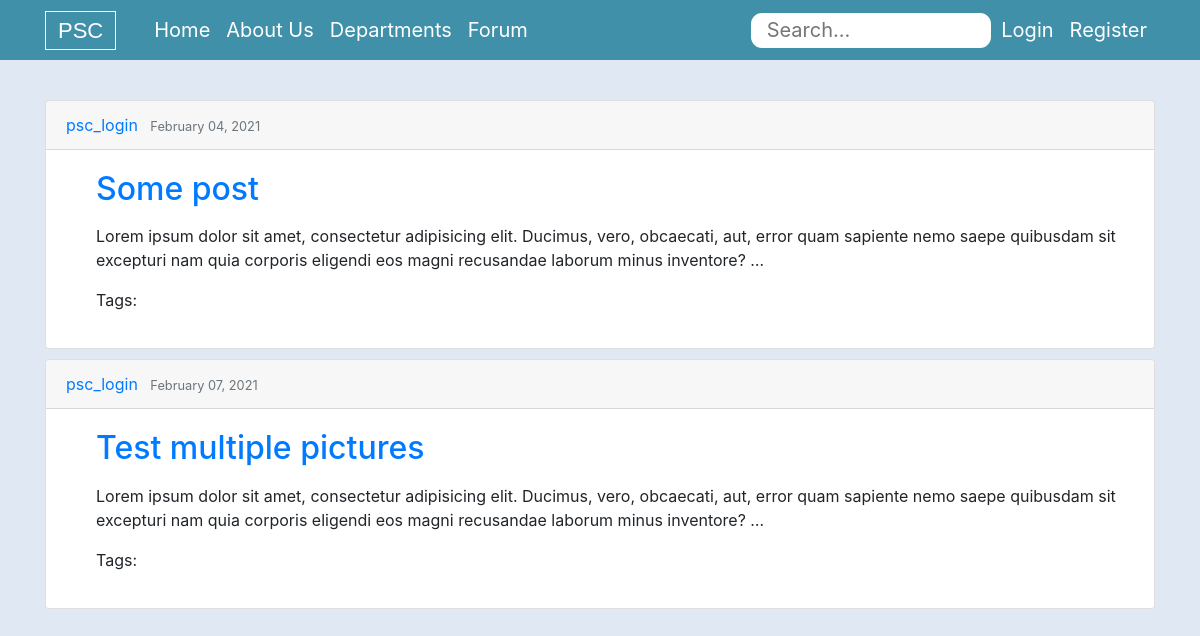
The app's page /departments/2/3 with its own data.
### forum/models.py (models this page shows, shortened)
class Post(models.Model):
    STATUS_CHOICES = (
        ('draft', 'Draft'),
        ('published', 'Published'),
    )
    subject_name = models.ForeignKey(Subject, on_delete=models.CASCADE, related_name='posts', default=1)
    title = models.CharField(max_length=250)
    slug = models.SlugField(max_length=250, unique_for_date='publish')
    author = models.ForeignKey(User, on_delete=models.CASCADE, related_name='blog_posts')
    body = models.TextField()
    publish = models.DateTimeField(default=timezone.now)
    created = models.DateTimeField(auto_now_add=True)
    updated = models.DateTimeField(auto_now=True)
    status = models.CharField(max_length=10,choices=STATUS_CHOICES, default='draft')
    objects = models.Manager() #default manager
    published = PublishedManager() #Custome manager
    class Meta:
        ordering = ('-publish',)
    def get_absolute_url(self):
        return reverse('forum:post_detail',
                        args=[self.pk, self.slug])

### forum/views.py (the view)
# urls.py: path('departments/<int:dept_id>/<int:subject_name_id>', views.post_subject_dept, name='post_by_subject'),
def post_subject_dept(request, dept_id, subject_name_id):
    all_subject_dept_id = [s.department_name_id for s in Subject.objects.all()]
    if dept_id in all_subject_dept_id:
        match_post = Post.objects.raw(
                                ''' SELECT *
                                    FROM forum_post
                                    WHERE subject_name_id = %s
                                ''', [subject_name_id])
        list_post_by_subject = []
        for post_list in match_post:
            list_post_by_subject.append(post_list)
            context = {'posts_by_subjects' : list_post_by_subject}
        return render(request, 'forum/discussion.html', context)
    else:
        return HttpResponse('Subject does not exists!')

### forum/context_processors.py (called while the page is built)
def departments_contexts(request):
    departments = Department.objects.all()
    return {'departments': departments}

### forum/models.py (called while the page is built)
    def get_absolute_url(self):
        return reverse('forum:subject', kwargs={"dept_id" : self.id})

### forum/templates/forum/discussion.html (shortened to what this page needs)
{% extends "forum/base.html" %}
{% block content %}
<div class="container">
  {% for post in posts_by_subjects %}
  <div class="card" style="margin: 10px 0px 10px 0px;">
    <div class="card-header">
        <div class="article-metadata">
            <a class="mr-2" href="#">{{ post.author }}</a>
            <small class="text-muted">{{ post.publish|date:"F d, Y" }}</small>
        </div>
    </div>
    <div class="card-body fd" style="padding-left: 50px;">
        <h2>
            <a class="article-title" href="{{ post.get_absolute_url }}">{{ post.title }}</a>
        </h2>
      <p class="card-text">{{ post.body|truncatewords:30|linebreaks }}</p>
      <p class='tags'>Tags: {{ post.tags.all|join:", " }} </p>
    </div>
</div>
  {% endfor %}
</div>
{% endblock content %}

### forum/static/forum/styles_css/base_style.css (style rules this page uses)
.container { padding-top: 30px; padding-bottom: 30px; }
:root { --rad: .7rem; --dur: .3s; --color-dark: #2f2f2f; --color-light: #fff; --color-brand: #57bd84; --font-fam: "Lato", sans-serif; --height: 35px; --btn-width: 4rem; --bez: cubic-bezier(0, 0, 0.43, 1.49); }

### records on screen
Post: author "psc_login", publish "February 04, 2021", title "Some post", body "Lorem ipsum dolor sit amet, consectetur adipisicing elit. Ducimus, vero, obcaecati, aut, error quam sapiente nemo saepe quibusdam sit excepturi nam quia corporis eligendi eos magni recusandae laborum minus inventore? …"
Post: author "psc_login", publish "February 07, 2021", title "Test multiple pictures", body "Lorem ipsum dolor sit amet, consectetur adipisicing elit. Ducimus, vero, obcaecati, aut, error quam sapiente nemo saepe quibusdam sit excepturi nam quia corporis eligendi eos magni recusandae laborum minus inventore? …"
